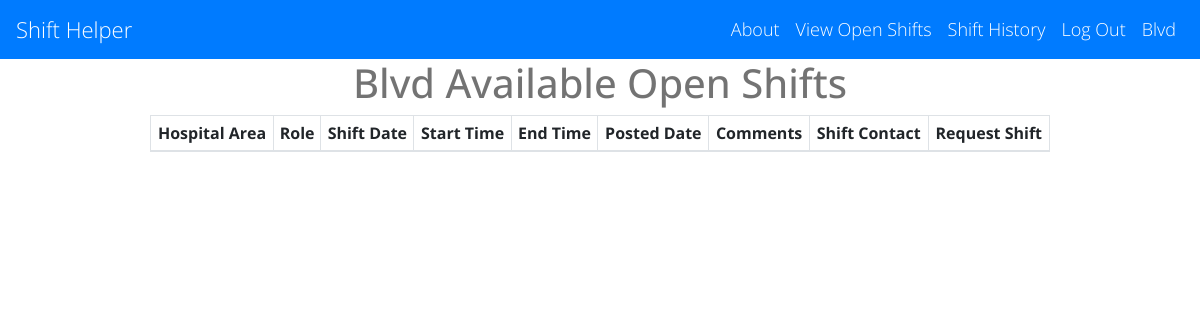
Page /shifts?hospital_id=1 on the earlier database version.
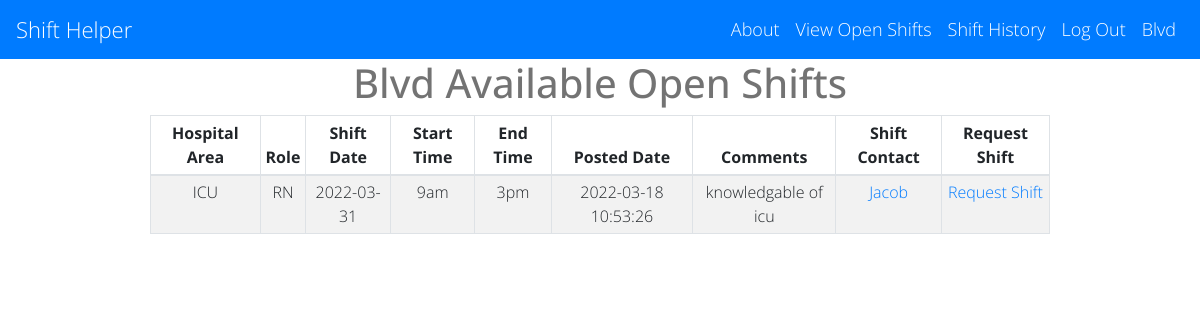
Same page on the later database version.
### main.py (models this page shows)
class Hospital(UserMixin, db.Model):
    id = db.Column(db.Integer, primary_key=True)
    hospital_name = db.Column(db.String(1000))
    admin_name = db.Column(db.String(1000))
    admin_email = db.Column(db.String(100))
    admin_password = db.Column(db.String(1000))
    staff_password = db.Column(db.String(1000))
    created_date = db.Column(db.TIMESTAMP)

class Shifts(db.Model):
    shift_id = db.Column(db.Integer, primary_key=True)
    hospital_id = db.Column(db.Integer)
    area = db.Column(db.String)
    role = db.Column(db.String)
    date = db.Column(db.Date)
    start_time = db.Column(db.String)
    end_time = db.Column(db.String)
    comments = db.Column(db.String)
    status = db.Column(db.String)
    picked_up_by = db.Column(db.String)
    approved_dt_tm = db.Column(db.TIMESTAMP)
    create_dt_tm = db.Column(db.TIMESTAMP)
    contact_name = db.Column(db.String)
    contact_email = db.Column(db.String)

### main.py (the view)
@app.route('/shifts', methods=['GET'])
def shifts():
    hospital_id = request.args['hospital_id']
    session['hospital_id'] = hospital_id
    cur_hospital = Hospital.query.get(hospital_id)
    cur_date = date.today()
    available_shifts = db.session.query(Shifts) \
        .filter(Shifts.status != 'Approved', Shifts.status != 'Removed', Shifts.date >= cur_date
                , Shifts.hospital_id == hospital_id) \
        .order_by(Shifts.date, Shifts.start_time, Shifts.area, Shifts.role)
    return render_template('shifts.html', hospital=cur_hospital, shifts=available_shifts, logged_in=True)

### templates/shifts.html (shortened to what this page needs)
{% extends 'base.html' %}
{% block content %}
<div class="table-responsive">
  <div class="row">
    <div class="col-sm-12">
      <h1>{{ hospital.hospital_name }} Available Open Shifts</h1>
	  <table id="data" class="table table-striped table-sm table-bordered">
        <thead>
            <tr>
                <th>Hospital Area</th>
                <th>Role</th>
                <th>Shift Date</th>
                <th>Start Time</th>
                <th>End Time</th>
                <th>Posted Date</th>
                <th>Comments</th>
                <th>Shift Contact</th>
                <th>Request Shift</th>
            </tr>
        </thead>
          <tbody>
              {% for row in shifts %}
                  <tr>
                      <td>{{ row.area }}</td>
                      <td>{{ row.role }}</td>
                      <td>{{ row.date }}</td>
                      <td>{{ row.start_time }}</td>
                      <td>{{ row.end_time }}</td>
                      <td>{{ row.create_dt_tm }}</td>
                      <td>{{ row.comments }}</td>
                      <td><a href="mailto:{{ row.contact_email }}">{{ row.contact_name}}</a></td>
                      <td><a href="{{ url_for('request_shift', id=row.shift_id) }}">Request Shift</a></td>
                  </tr>
              {% endfor %}
          </tbody>
  	  </table>
    </div>
  </div>
</div>
{% endblock %}

### templates/base.html (shortened to what this page needs)
<!DOCTYPE html>
<html>
<head>
    <link rel="stylesheet" href="//use.fontawesome.com/releases/v5.0.7/css/all.css">
    <link rel="stylesheet" href="https://stackpath.bootstrapcdn.com/bootstrap/4.5.2/css/bootstrap.min.css">
    <link rel="stylesheet" type="text/css" href="https://cdn.datatables.net/1.11.4/css/jquery.dataTables.min.css">
    <link rel="stylesheet" href="{{ url_for('static', filename='css/styles.css')}}">
</head>
<body>
<nav class="navbar navbar-expand-lg navbar-dark bg-primary">
  <a class="navbar-brand" href="/">Shift Helper</a>
  <div class="collapse navbar-collapse">
      <ul class = "navbar-nav ml-auto">
          <li class="nav-item">
              <a class="nav-link" href="{{ url_for('about') }}">About</a>
          </li>
          {% if logged_in: %}
          <li class="nav-item">
              <a class="nav-link" href="{{ url_for('shifts', hospital_id=hospital.id) }}">View Open Shifts</a>
          </li>
        <li class="nav-item">
              <a class="nav-link" href="{{ url_for('shift_history', hospital_id=hospital.id) }}">Shift History</a>
          </li>
          <li class="nav-item">
              <a class="nav-link" href="{{ url_for('logout') }}">Log Out</a>
          </li>
          <li class="nav-item">
              <a class="nav-link" href="">{{ hospital.hospital_name }}</a>
          </li>
          {% endif %}
      </ul>
  </div>
</nav>
       {% block content %}
       {% endblock %}
</body>
</html>

### static/css/styles.css (style rules this page uses)
* { -webkit-box-sizing:border-box; -moz-box-sizing:border-box; -ms-box-sizing:border-box; -o-box-sizing:border-box; box-sizing:border-box; }
html { width: 100%; height:100%; overflow:scroll; }
body { width: 100%; height:100%; font-family: 'Open Sans', Arial, sans-serif; font-weight:200; background: #ffffff; color: rgba(0, 0, 0, 0.55); filter: progid:DXImageTransform.Microsoft.gradient( startColorstr='#3E1D6D', endColorstr='#092756',GradientType=1 ); }
.navbar-brand { font-size: 22px; font-family: "Open Sans", Arial, sans-serif; }
.navbar-dark .navbar-nav .nav-link { color: white; font-size: 18px; }
.navbar-collapse { color: white; }
.table { text-align: center; }
.table-responsive { padding-left: 150px; padding-right: 150px; text-align: center; }

Differences in the rows shown:
added Shifts: area "ICU", role "RN", date "2022-03-31", start_time "9am", end_time "3pm", create_dt_tm "2022-03-18 10:53:26", comments "knowledgable of icu", contact_name "Jacob"
